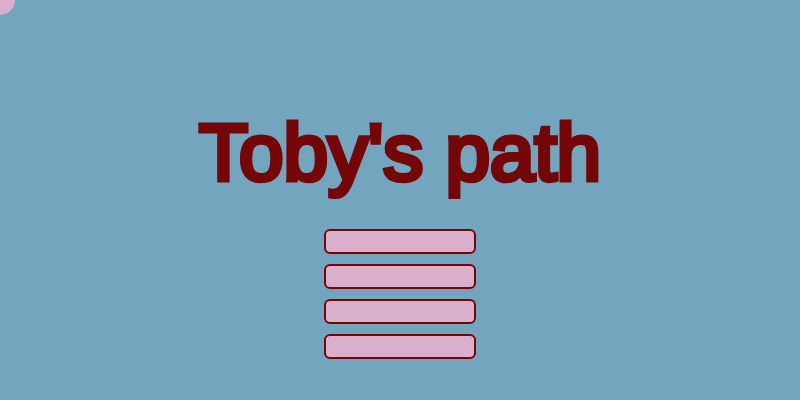
Frame 1 (no input)
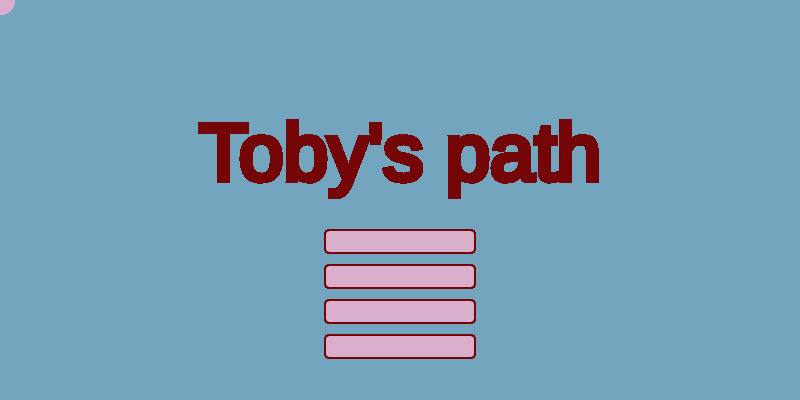
Frame 60 (no input)
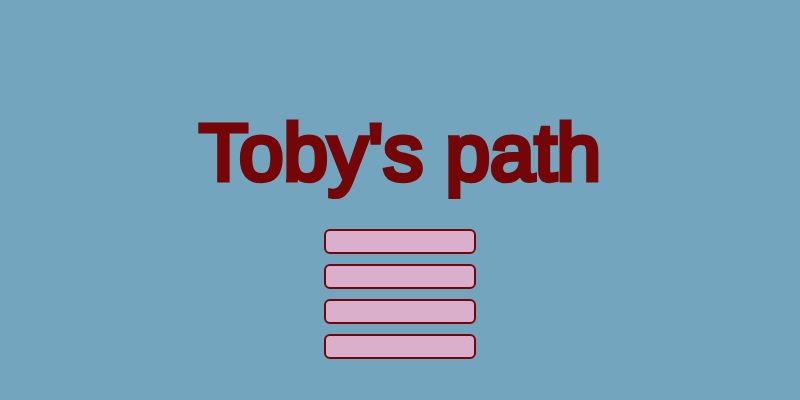
Frame 120 (the mouse pressed at the canvas centre since frame 60)

The p5.js sketch that drew these frames (run headless with seeded random() and noise() and a simulated clock; from frame 60 on, the mouse is pressed at the canvas centre):

// p5.js sketch
// ── sketch.js
let estado = "menu";
let tamañoPlay = 150;

function setup() {
  createCanvas(800, 400);
  background(116, 165, 190);
}

function draw() {
 
  circulo();

  if (estado == "menu") {
    titulo();

    botones(325, 230); // boton de play
    botones(325, 265);
    botones(325, 300);
    botones(325, 335);
    
  } else if (estado == "animacion") {

    tamañoPlay += 20;

    rectMode(CENTER);
    fill(117, 6, 8);
    noStroke();
    ellipse(width / 2, height / 2, tamañoPlay, tamañoPlay); //

    // luego de apretar play
    if (tamañoPlay > width) {
      estado = "juego";
    }

  } else if (estado == "juego") {

    background(50, 20, 60);

    // fondo particulas random 
    for (let i = 0; i < 30; i++) {

      let x = random(width);
      let y = random(height);

      let tamaño = map(mouseX, 0, width, 5, 30);

      // cambio de color de particulas
      if (mouseIsPressed) {
        fill(117, 6, 8);
      } else {
        fill(217, 175, 203);
      }

      noStroke();
      ellipse(x, y, tamaño);
    }
  }
}

// titulo del juego
function titulo() {
  push();
  fill(117, 6, 8);
  stroke(117, 6, 8);
  strokeWeight(5);
  textSize(80);
  textAlign(CENTER);
  text("Toby's path", 400, 180);
  pop();
}

// botones del juego
function botones(x, y) {

  let hover = mouseX > x && mouseX < x + 150 &&
              mouseY > y && mouseY < y + 23;

  let colorBoton;

  if (hover) {
    colorBoton = color(117, 6, 8);
  } else {
    colorBoton = color(217, 175, 203);
  }

  push();
  stroke(117, 6, 8);
  strokeWeight(2);
  fill(colorBoton);
  rect(x, y, 150, 23, 5);

  if (hover && x == 325 && y == 230) {
    fill(200);
    noStroke();
    textAlign(CENTER, CENTER);
    textSize(14);
    text("Play", x + 75, y + 11);
  }

  pop();
}

// click de boton play
function mousePressed() {
  if (estado == "menu" && 
      mouseX > 325 && mouseX < 325 + 150 &&
      mouseY > 230 && mouseY < 230 + 23) {
    
    estado = "animacion";
  }
}

// circulo puntero
function circulo() {
  push();
  noStroke();

  if (mouseIsPressed) {
    fill(116, 165, 190);
    ellipse(mouseX, mouseY, 1600, 1000);
  } else {
    fill(217, 175, 203);
    ellipse(mouseX, mouseY, 30, 30);
  }

  pop();
}
